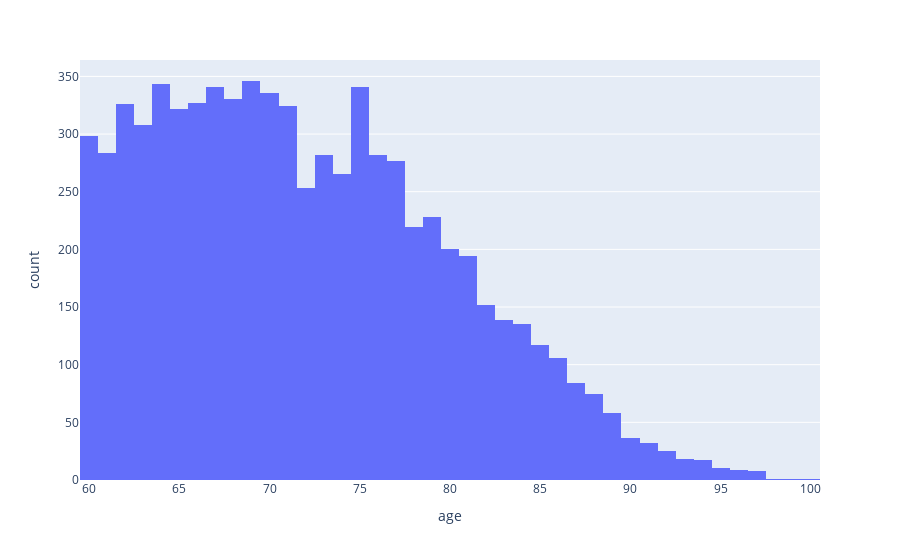

The code cell stored with this chart in its notebook:
### Markdown cell above
#### Age

### Code cell
import plotly.express as px
df = px.data.tips()
fig = px.histogram(data, x="age")
fig.show()

### Figure 1 — Plotly figure (JSON) as saved in the notebook; plotly's stock layout.template omitted (floating-point values rounded to 4 significant figures; data arrays with more than 128 entries replaced by an {"elided": "..."} marker saying what was removed)
{"data": [{"alignmentgroup": "True", "bingroup": "x", "hovertemplate": "age=%{x}<br>count=%{y}<extra></extra>", "legendgroup": "", "marker": {"color": "#636efa"}, "name": "", "offsetgroup": "", "orientation": "v", "showlegend": false, "type": "histogram", "x": {"elided": "7450 int values"}, "xaxis": "x", "yaxis": "y"}], "layout": {"barmode": "relative", "legend": {"tracegroupgap": 0}, "margin": {"t": 60}, "xaxis": {"anchor": "y", "domain": [0, 1], "title": {"text": "age"}}, "yaxis": {"anchor": "x", "domain": [0, 1], "title": {"text": "count"}}}}
